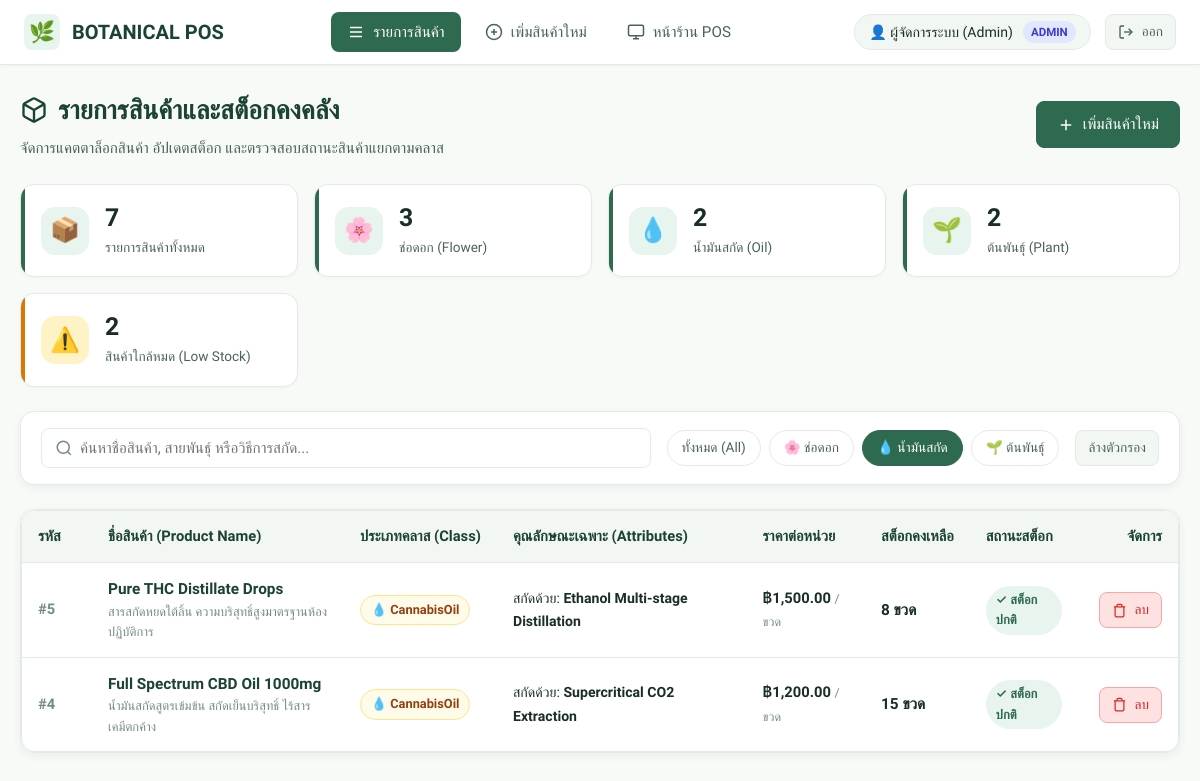
The app's page /admin/product-list.php?type=oil (signed in) with its own data.
### tables this page shows
CREATE TABLE IF NOT EXISTS `products` (
    `id` INT AUTO_INCREMENT PRIMARY KEY,
    `name` VARCHAR(150) NOT NULL,
    `type` ENUM('flower', 'oil', 'plant') NOT NULL,
    `base_price` DECIMAL(10, 2) NOT NULL,
    
     
    `strain_type` VARCHAR(50) NULL,  
    `stock_grams` DECIMAL(10, 2) NULL DEFAULT 0.00,  
    
     
    `extraction_method` VARCHAR(100) NULL,  
    `stock_bottles` INT NULL DEFAULT 0,  
    
     
    `age_weeks` INT NULL DEFAULT 0,  
    `stock_pieces` INT NULL DEFAULT 0,  
    
    `description` TEXT NULL,
    `created_at` TIMESTAMP DEFAULT CURRENT_TIMESTAMP,
    `updated_at` TIMESTAMP DEFAULT CURRENT_TIMESTAMP ON UPDATE CURRENT_TIMESTAMP
);

### classes/ProductFactory.php (called while the page is built, shortened)
<?php
require_once __DIR__ . '/Product.php';
require_once __DIR__ . '/CannabisOil.php';
class ProductFactory {
    public static function createFromRow(array $row): ?Product {
        switch ($row['type']) {
            case 'oil':
                return new CannabisOil(
                    (int)$row['id'],
                    $row['name'],
                    (float)$row['base_price'],
                    $row['extraction_method'] ?? 'Standard',
                    (int)($row['stock_bottles'] ?? 0)
                );
        }
    }
}

### classes/Product.php (called while the page is built, shortened)
<?php
abstract class Product {
    protected int $id;
    protected string $name;
    protected float $basePrice;
    public function __construct(int $id, string $name, float $basePrice) {
        $this->id = $id;
        $this->name = $name;
        $this->basePrice = $basePrice;
    }
    public function getId(): int { return $this->id; }
    public function getName(): string { return $this->name; }
    public function getBasePrice(): float { return $this->basePrice; }
}

### classes/CannabisOil.php (called while the page is built, shortened)
<?php
require_once __DIR__ . '/Product.php';
class CannabisOil extends Product {
    private string $extractionMethod;
    private int $stockBottles;
    public function __construct(int $id, string $name, float $basePrice, string $extractionMethod, int $stockBottles) {
        $this->extractionMethod = $extractionMethod;
        $this->stockBottles = $stockBottles;
    }
    public function getExtractionMethod(): string { return $this->extractionMethod; }
    public function getStockDisplay(): string {
        return number_format($this->stockBottles) . ' ขวด';
    }
    public function getStockUnit(): string {
        return 'ขวด';
    }
    public function getStockValue(): float {
        return (float)$this->stockBottles;
    }
}

### admin/product-list.php (the view, shortened to what this page needs)
<?php
require_once __DIR__ . '/../includes/auth.php';
require_once __DIR__ . '/../classes/ProductFactory.php';
$db = Database::getInstance()->getConnection();
$filterType = $_GET['type'] ?? 'all';
$searchQuery = trim($_GET['search'] ?? '');
$sql = "SELECT * FROM products WHERE 1=1";
$params = [];
if ($filterType !== 'all' && in_array($filterType, ['flower', 'oil', 'plant'])) {
    $sql .= " AND type = :type";
    $params[':type'] = $filterType;
}
$sql .= " ORDER BY id DESC";
$stmt = $db->prepare($sql);
$stmt->execute($params);
$rawProducts = $stmt->fetchAll();
$statsStmt = $db->query("SELECT
    COUNT(*) as total_count,
    SUM(CASE WHEN type = 'flower' THEN 1 ELSE 0 END) as flower_count,
    SUM(CASE WHEN type = 'oil' THEN 1 ELSE 0 END) as oil_count,
    SUM(CASE WHEN type = 'plant' THEN 1 ELSE 0 END) as plant_count,
    SUM(CASE WHEN (type = 'flower' AND stock_grams < 10) OR (type = 'oil' AND stock_bottles < 5) OR (type = 'plant' AND stock_pieces < 5) THEN 1 ELSE 0 END) as low_stock_count
    FROM products");
$stats = $statsStmt->fetch();
?>
<!DOCTYPE html>
<html lang="th">
<head>
    <link rel="stylesheet" href="../assets/css/style.css">
</head>
<body>
    <?php include __DIR__ . '/../includes/navbar.php'; ?>
    <main class="app-container">
        <div class="page-header">
            <div>
                <h1 class="page-title">
                    รายการสินค้าและสต็อกคงคลัง
                </h1>
                <p class="page-subtitle">จัดการแคตตาล็อกสินค้า อัปเดตสต็อก และตรวจสอบสถานะสินค้าแยกตามคลาส</p>
            </div>
            <a href="product-add.php" class="btn btn-primary">
                <svg width="18" height="18" viewBox="0 0 24 24" fill="none" stroke="currentColor" stroke-width="2"><line x1="12" y1="5" x2="12" y2="19"/><line x1="5" y1="12" x2="19" y2="12"/></svg>
                เพิ่มสินค้าใหม่
            </a>
        </div>
        <div class="stats-grid">
            <div class="stat-card">
                <div class="stat-icon">📦</div>
                <div class="stat-info">
                    <div class="stat-value"><?= number_format($stats['total_count'] ?? 0) ?></div>
                    <div class="stat-label">รายการสินค้าทั้งหมด</div>
                </div>
            </div>
            <div class="stat-card">
                <div class="stat-icon">🌸</div>
                <div class="stat-info">
                    <div class="stat-value"><?= number_format($stats['flower_count'] ?? 0) ?></div>
                    <div class="stat-label">ช่อดอก (Flower)</div>
                </div>
            </div>
            <div class="stat-card">
                <div class="stat-icon">💧</div>
                <div class="stat-info">
                    <div class="stat-value"><?= number_format($stats['oil_count'] ?? 0) ?></div>
                    <div class="stat-label">น้ำมันสกัด (Oil)</div>
                </div>
            </div>
            <div class="stat-card">
                <div class="stat-icon">🌱</div>
                <div class="stat-info">
                    <div class="stat-value"><?= number_format($stats['plant_count'] ?? 0) ?></div>
                    <div class="stat-label">ต้นพันธุ์ (Plant)</div>
                </div>
            </div>
            <div class="stat-card <?= (($stats['low_stock_count'] ?? 0) > 0) ? 'warning' : '' ?>">
                <div class="stat-icon">⚠️</div>
                <div class="stat-info">
                    <div class="stat-value"><?= number_format($stats['low_stock_count'] ?? 0) ?></div>
                    <div class="stat-label">สินค้าใกล้หมด (Low Stock)</div>
                </div>
            </div>
        </div>
        <div class="card" style="margin-bottom: 24px; padding: 16px 20px;">
            <form action="product-list.php" method="GET" class="filter-bar" style="margin-bottom: 0;">
                <div class="search-box">
                    <svg class="search-icon" width="18" height="18" viewBox="0 0 24 24" fill="none" stroke="currentColor" stroke-width="2"><circle cx="11" cy="11" r="8"/><line x1="21" y1="21" x2="16.65" y2="16.65"/></svg>
                    <input type="text" name="search" class="form-control" placeholder="ค้นหาชื่อสินค้า, สายพันธุ์ หรือวิธีการสกัด..." value="<?= htmlspecialchars($searchQuery) ?>">
                </div>
                <div class="filter-pills">
                    <a href="product-list.php?type=all<?= !empty($searchQuery) ? '&search=' . urlencode($searchQuery) : '' ?>" class="filter-pill <?= ($filterType === 'all') ? 'active' : '' ?>">
                        ทั้งหมด (All)
                    </a>
                    <a href="product-list.php?type=flower<?= !empty($searchQuery) ? '&search=' . urlencode($searchQuery) : '' ?>" class="filter-pill <?= ($filterType === 'flower') ? 'active' : '' ?>">
                        🌸 ช่อดอก
                    </a>
                    <a href="product-list.php?type=oil<?= !empty($searchQuery) ? '&search=' . urlencode($searchQuery) : '' ?>" class="filter-pill <?= ($filterType === 'oil') ? 'active' : '' ?>">
                        💧 น้ำมันสกัด
                    </a>
                    <a href="product-list.php?type=plant<?= !empty($searchQuery) ? '&search=' . urlencode($searchQuery) : '' ?>" class="filter-pill <?= ($filterType === 'plant') ? 'active' : '' ?>">
                        🌱 ต้นพันธุ์
                    </a>
                </div>
                <?php if (!empty($searchQuery) || $filterType !== 'all'): ?>
                    <a href="product-list.php" class="btn btn-secondary btn-sm" title="ล้างตัวกรอง">ล้างตัวกรอง</a>
                <?php endif; ?>
            </form>
        </div>
        <div class="card" style="padding: 0; overflow: hidden;">
            <div class="table-responsive">
                <table class="data-table">
                    <thead>
                        <tr>
                            <th style="width: 70px;">รหัส</th>
                            <th>ชื่อสินค้า (Product Name)</th>
                            <th>ประเภทคลาส (Class)</th>
                            <th>คุณลักษณะเฉพาะ (Attributes)</th>
                            <th>ราคาต่อหน่วย</th>
                            <th>สต็อกคงเหลือ</th>
                            <th>สถานะสต็อก</th>
                            <th style="text-align: right; width: 100px;">จัดการ</th>
                        </tr>
                    </thead>
                    <tbody>
                        <?php if (empty($rawProducts)): ?>
                            <tr>
                                <td colspan="8" style="text-align: center; padding: 48px 20px; color: var(--text-muted);">
                                    <div style="font-size: 2.2rem; margin-bottom: 8px;">🍃</div>
                                    <div style="font-size: 1.05rem; font-weight: 500;">ไม่พบรายการสินค้าตามเงื่อนไขที่เลือก</div>
                                    <p style="font-size: 0.88rem; margin-top: 4px;">ลองเปลี่ยนคำค้นหาหรือเพิ่มสินค้าใหม่เข้าสู่ระบบ</p>
                                </td>
                            </tr>
                        <?php else: ?>
                            <?php foreach ($rawProducts as $row):
                                $product = ProductFactory::createFromRow($row);
                                $stockVal = $product->getStockValue();
                                $isLowStock = false;
                                $isEmptyStock = ($stockVal <= 0);
                            ?>
                                <tr>
                                    <td style="font-weight: 600; color: var(--text-muted);">
                                        #<?= $product->getId() ?>
                                    </td>
                                    <td>
                                        <div style="font-weight: 600; color: var(--color-primary-dark); font-size: 0.96rem;">
                                            <?= htmlspecialchars($product->getName()) ?>
                                        </div>
                                        <?php if (!empty($row['description'])): ?>
                                            <div style="font-size: 0.8rem; color: var(--text-muted);">
                                                <?= htmlspecialchars($row['description']) ?>
                                            </div>
                                        <?php endif; ?>
                                    </td>
                                    <td>
                                        <?php if ($product instanceof CannabisFlower): ?>
                                            <span class="badge badge-flower">🌸 CannabisFlower</span>
                                        <?php elseif ($product instanceof CannabisOil): ?>
                                            <span class="badge badge-oil">💧 CannabisOil</span>
                                        <?php elseif ($product instanceof CannabisPlant): ?>
                                            <span class="badge badge-plant">🌱 CannabisPlant</span>
                                        <?php endif; ?>
                                    </td>
                                    <td>
                                        <?php if ($product instanceof CannabisFlower): ?>
                                            <span style="font-size: 0.88rem;">
                                                สายพันธุ์: <strong><?= htmlspecialchars($product->getStrainType()) ?></strong>
                                            </span>
                                        <?php elseif ($product instanceof CannabisOil): ?>
                                            <span style="font-size: 0.88rem;">
                                                สกัดด้วย: <strong><?= htmlspecialchars($product->getExtractionMethod()) ?></strong>
                                            </span>
                                        <?php elseif ($product instanceof CannabisPlant): ?>
                                            <span style="font-size: 0.88rem;">
                                                อายุ: <strong><?= $product->getAgeWeeks() ?> สัปดาห์</strong>
                                            </span>
                                        <?php endif; ?>
                                    </td>
                                    <td style="font-weight: 600; color: var(--text-primary);">
                                        ฿<?= number_format($product->getBasePrice(), 2) ?>
                                        <span style="font-size: 0.78rem; font-weight: 400; color: var(--text-muted);">/<?= $product->getStockUnit() ?></span>
                                    </td>
                                    <td style="font-weight: 700; font-size: 0.96rem;">
                                        <?= $product->getStockDisplay() ?>
                                    </td>
                                    <td>
                                        <?php if ($isEmptyStock): ?>
                                            <span class="badge badge-stock-empty">❌ สินค้าหมด</span>
                                        <?php elseif ($isLowStock): ?>
                                            <span class="badge badge-stock-low">⚠️ ใกล้หมด</span>
                                        <?php else: ?>
                                            <span class="badge badge-stock-normal">✓ สต็อกปกติ</span>
                                        <?php endif; ?>
                                    </td>
                                    <td style="text-align: right;">
                                        <a href="product-list.php?action=delete&id=<?= $product->getId() ?>"
                                           class="btn btn-danger btn-sm"
                                           onclick="return confirm('ยืนยันที่จะลบสินค้า \'<?= addslashes(htmlspecialchars($product->getName())) ?>\' หรือไม่?')"
                                           title="ลบสินค้า">
                                            <svg width="15" height="15" viewBox="0 0 24 24" fill="none" stroke="currentColor" stroke-width="2"><polyline points="3 6 5 6 21 6"/><path d="M19 6v14a2 2 0 0 1-2 2H7a2 2 0 0 1-2-2V6m3 0V4a2 2 0 0 1 2-2h4a2 2 0 0 1 2 2v2"/></svg>
                                            ลบ
                                        </a>
                                    </td>
                                </tr>
                            <?php endforeach; ?>
                        <?php endif; ?>
                    </tbody>
                </table>
            </div>
        </div>
    </main>
</body>
</html>

### records on screen
products: id "5", name "Pure THC Distillate Drops", description "สารสกัดหยดใต้ลิ้น ความบริสุทธิ์สูงมาตรฐานห้องปฏิบัติการ", extraction_method "Ethanol Multi-stage Distillation", base_price "1,500.00", StockUnit "ขวด", stock_bottles "8 ขวด", shows "✓ สต็อกปกติ"
products: id "4", name "Full Spectrum CBD Oil 1000mg", description "น้ำมันสกัดสูตรเข้มข้น สกัดเย็นบริสุทธิ์ ไร้สารเคมีตกค้าง", extraction_method "Supercritical CO2 Extraction", base_price "1,200.00", StockUnit "ขวด", stock_bottles "15 ขวด", shows "✓ สต็อกปกติ"

### other values on screen
$currentUser['full_name'] "ผู้จัดการระบบ (Admin)"
$currentUser['role'] "ADMIN"
$stats['total_count'] "7"
$stats['flower_count'] "3"
$stats['oil_count'] "2"
$stats['plant_count'] "2"
$stats['low_stock_count'] "2"
